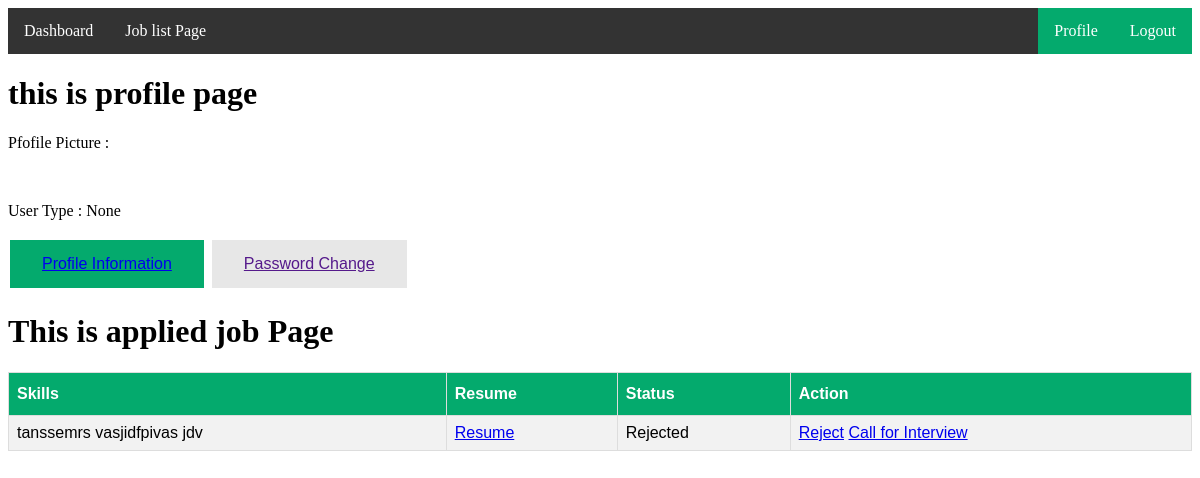
The app's page /applicant/8 (signed in) with its own data.
### job_portal_App/models.py (models this page shows, shortened)
class custom_user_model(AbstractUser):
    Usertype=[
        ('recruiter','Recruiter'),
        ('jobseeker','Jobseeker'),
    ]
    user_type=models.CharField(choices=Usertype,max_length=100,null=True)
    display_name=models.CharField(max_length=100,null=True)
    profile_picture=models.ImageField(upload_to='media/profilephoto',null=True)

class apply_job_model(models.Model):
    applicant=models.ForeignKey(custom_user_model,on_delete=models.CASCADE,null=True)
    applied_job=models.ForeignKey(add_job_model,on_delete=models.CASCADE,null=True)
    status=models.CharField(default='Pending',max_length=100,null=True)
    skills=models.TextField(null=True)
    resume=models.FileField(upload_to='media/applyresume',null=True)

### job_portal_Project/views.py (the view)
# urls.py: path('applicant/<str:jobid>',applicant,name="applicant"),
@login_required
def applicant(request,jobid):
    job=add_job_model.objects.get(id=jobid)
    applicantdata=apply_job_model.objects.filter(applied_job=job)
    return render(request,'recruiter/applicant.html',{'applicantdata':applicantdata})

### Template/recruiter/applicant.html (shortened to what this page needs)
{% extends 'profile/profilePage.html' %}
{% block profile %}
<!DOCTYPE html>
<html>
<head>
</head>
<body>
    <h1> This is applied job Page </h1>
    <table id="customers">
        <tr>
            <th>Skills</th>
            <th>Resume</th>
            <th>Status</th>
            <th>Action</th>
        </tr>
        {% for i in applicantdata %}
        <tr>
            <td>{{i.skills}}</td>
            <td><a href="/{{i.resume}}" target="_blank">Resume</a></td>
            <td>{{i.status}}</td>
            <td>
                <a href="{% url 'jobreject' i.id %}">Reject</a>
                <a href="{% url 'approved' i.id %}">Call for Interview</a>
            </td>
        </tr>
        {% endfor %}
    </table>
</body>
</html>
{% endblock profile %}

### Template/profile/profilePage.html (shortened to what this page needs)
{% extends 'common/base.html' %}
{% block content %}
<h1>this is profile page</h1>
<P>Pfofile Picture :</P>
<p>User Type : {{user.user_type}}</p>
<!DOCTYPE html>
<html>
<head>
</head>
<body>
{% include "profile/profilenav.html" %}
{% block profile %}
{% endblock profile %}
</body>
</html>
{% endblock content %}

### Template/recruiter/applicant.html (style rules this page uses)
#customers { font-family: Arial, Helvetica, sans-serif; border-collapse: collapse; width: 100%; }
#customers td, #customers th { border: 1px solid #ddd; padding: 8px; }
#customers tr:nth-child(even) { background-color: #f2f2f2; }
#customers th { padding-top: 12px; padding-bottom: 12px; text-align: left; background-color: #04AA6D; color: white; }

### records on screen
custom_user_model: user_type "None"
apply_job_model: skills "tanssemrs vasjidfpivas jdv", status "Rejected"
